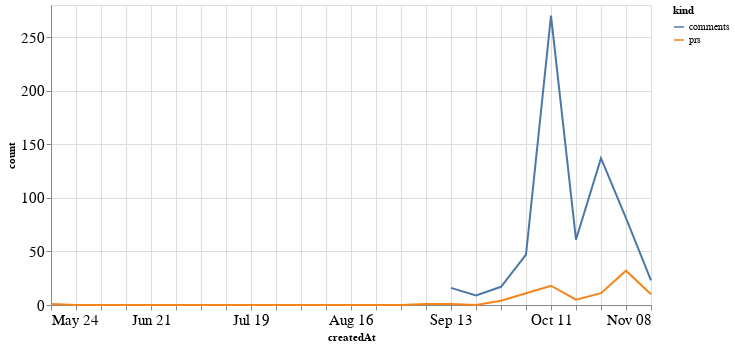

This figure's notebook cell:
### Code cell
alt.Chart(total_time, width=600).mark_line().encode(
    x='createdAt',
    y='count',
    color='kind'
)

### Figure 1 — Vega-Lite specification as saved in the notebook (floating-point values rounded to 4 significant figures)
{"config": {"axisLeft": {"labelFontSize": 15}, "axisBottom": {"labelFontSize": 15}}, "data": {"name": "data-f5b45e81b30e0843417ca51e9290ba48"}, "mark": "line", "encoding": {"color": {"type": "nominal", "field": "kind"}, "x": {"type": "temporal", "field": "createdAt"}, "y": {"type": "quantitative", "field": "count"}}, "width": 600, "$schema": "https://vega.github.io/schema/vega-lite/v4.8.1.json", "datasets": {"data-f5b45e81b30e0843417ca51e9290ba48": [{"createdAt": "2020-05-24T00:00:00", "kind": "prs", "count": 1.0}, {"createdAt": "2020-05-31T00:00:00", "kind": "prs", "count": 0.0}, {"createdAt": "2020-06-07T00:00:00", "kind": "prs", "count": 0.0}, {"createdAt": "2020-06-14T00:00:00", "kind": "prs", "count": 0.0}, {"createdAt": "2020-06-21T00:00:00", "kind": "prs", "count": 0.0}, {"createdAt": "2020-06-28T00:00:00", "kind": "prs", "count": 0.0}, {"createdAt": "2020-07-05T00:00:00", "kind": "prs", "count": 0.0}, {"createdAt": "2020-07-12T00:00:00", "kind": "prs", "count": 0.0}, {"createdAt": "2020-07-19T00:00:00", "kind": "prs", "count": 0.0}, {"createdAt": "2020-07-26T00:00:00", "kind": "prs", "count": 0.0}, {"createdAt": "2020-08-02T00:00:00", "kind": "prs", "count": 0.0}, {"createdAt": "2020-08-09T00:00:00", "kind": "prs", "count": 0.0}, {"createdAt": "2020-08-16T00:00:00", "kind": "prs", "count": 0.0}, {"createdAt": "2020-08-23T00:00:00", "kind": "prs", "count": 0.0}, {"createdAt": "2020-08-30T00:00:00", "kind": "prs", "count": 0.0}, {"createdAt": "2020-09-06T00:00:00", "kind": "prs", "count": 1.0}, {"createdAt": "2020-09-13T00:00:00", "kind": "prs", "count": 1.0}, {"createdAt": "2020-09-20T00:00:00", "kind": "prs", "count": 0.0}, {"createdAt": "2020-09-27T00:00:00", "kind": "prs", "count": 4.0}, {"createdAt": "2020-10-04T00:00:00", "kind": "prs", "count": 11.0}, {"createdAt": "2020-10-11T00:00:00", "kind": "prs", "count": 18.0}, {"createdAt": "2020-10-18T00:00:00", "kind": "prs", "count": 5.0}, {"createdAt": "2020-10-25T00:00:00", "kind": "prs", "count": 11.0}, {"createdAt": "2020-11-01T00:00:00", "kind": "prs", "count": 32.0}, {"createdAt": "2020-11-08T00:00:00", "kind": "prs", "count": 10.0}, {"createdAt": "2020-05-24T00:00:00", "kind": "comments", "count": null}, {"createdAt": "2020-05-31T00:00:00", "kind": "comments", "count": null}, {"createdAt": "2020-06-07T00:00:00", "kind": "comments", "count": null}, {"createdAt": "2020-06-14T00:00:00", "kind": "comments", "count": null}, {"createdAt": "2020-06-21T00:00:00", "kind": "comments", "count": null}, {"createdAt": "2020-06-28T00:00:00", "kind": "comments", "count": null}, {"createdAt": "2020-07-05T00:00:00", "kind": "comments", "count": null}, {"createdAt": "2020-07-12T00:00:00", "kind": "comments", "count": null}, {"createdAt": "2020-07-19T00:00:00", "kind": "comments", "count": null}, {"createdAt": "2020-07-26T00:00:00", "kind": "comments", "count": null}, {"createdAt": "2020-08-02T00:00:00", "kind": "comments", "count": null}, {"createdAt": "2020-08-09T00:00:00", "kind": "comments", "count": null}, {"createdAt": "2020-08-16T00:00:00", "kind": "comments", "count": null}, {"createdAt": "2020-08-23T00:00:00", "kind": "comments", "count": null}, {"createdAt": "2020-08-30T00:00:00", "kind": "comments", "count": null}, {"createdAt": "2020-09-06T00:00:00", "kind": "comments", "count": null}, {"createdAt": "2020-09-13T00:00:00", "kind": "comments", "count": 16.0}, {"createdAt": "2020-09-20T00:00:00", "kind": "comments", "count": 9.0}, {"createdAt": "2020-09-27T00:00:00", "kind": "comments", "count": 17.0}, {"createdAt": "2020-10-04T00:00:00", "kind": "comments", "count": 47.0}, {"createdAt": "2020-10-11T00:00:00", "kind": "comments", "count": 270.0}, {"createdAt": "2020-10-18T00:00:00", "kind": "comments", "count": 61.0}, {"createdAt": "2020-10-25T00:00:00", "kind": "comments", "count": 137.0}, {"createdAt": "2020-11-01T00:00:00", "kind": "comments", "count": 81.0}, {"createdAt": "2020-11-08T00:00:00", "kind": "comments", "count": 23.0}]}}
